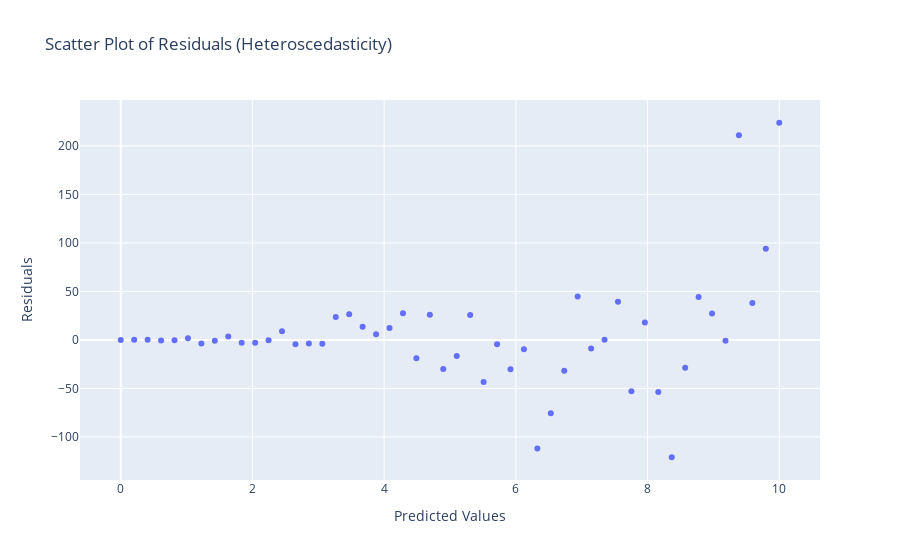

Here is the notebook cell this chart was saved with:
### Code cell
# What we are not looking for, notice the "cone shape" as the points continue to spread
# Notice the scale of the axis in both plots!

import plotly.graph_objects as go
import numpy as np

np.random.seed(123)
predicted_values = np.linspace(0, 10, 50)
residuals = np.random.normal(0, predicted_values**2, 50)

scatter_residuals = go.Scatter(x=predicted_values, y=residuals, mode='markers', name='Residuals')

layout_residuals = go.Layout(title='Scatter Plot of Residuals (Heteroscedasticity)',
                             xaxis=dict(title='Predicted Values'), yaxis=dict(title='Residuals'))

fig_residuals = go.Figure(data=[scatter_residuals], layout=layout_residuals)
fig_residuals.show()

### Figure 1 — Plotly figure (JSON) as saved in the notebook; plotly's stock layout.template omitted (floating-point values rounded to 4 significant figures)
{"data": [{"mode": "markers", "name": "Residuals", "type": "scatter", "x": [0, 0.2041, 0.4082, 0.6122, 0.8163, 1.02, 1.224, 1.429, 1.633, 1.837, 2.041, 2.245, 2.449, 2.653, 2.857, 3.061, 3.265, 3.469, 3.673, 3.878, 4.082, 4.286, 4.49, 4.694, 4.898, 5.102, 5.306, 5.51, 5.714, 5.918, 6.122, 6.327, 6.531, 6.735, 6.939, 7.143, 7.347, 7.551, 7.755, 7.959, 8.163, 8.367, 8.571, 8.776, 8.98, 9.184, 9.388, 9.592, 9.796, 10], "y": [0, 0.04154, 0.04714, -0.5646, -0.3856, 1.72, -3.639, -0.8753, 3.374, -2.924, -2.828, -0.4773, 8.945, -4.497, -3.624, -4.07, 23.52, 26.32, 13.55, 5.806, 12.28, 27.38, -18.86, 25.91, -30.08, -16.6, 25.54, -43.38, -4.574, -30.18, -9.582, -112.0, -75.55, -31.74, 44.65, -8.859, 0.1536, 39.24, -52.9, 17.97, -53.67, -121.0, -28.72, 44.19, 27.3, -0.9978, 210.8, 37.99, 93.92, 223.8]}], "layout": {"title": {"text": "Scatter Plot of Residuals (Heteroscedasticity)"}, "xaxis": {"title": {"text": "Predicted Values"}}, "yaxis": {"title": {"text": "Residuals"}}}}
